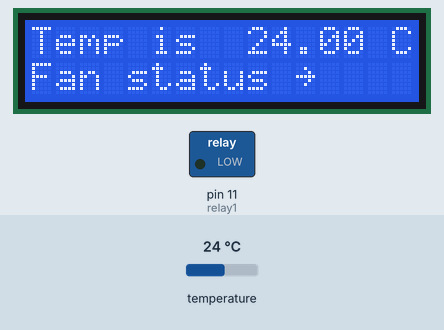
This sketch was run on a simulated Arduino Uno, built with avr-gcc and run on an emulated ATmega328P. Shown: 16×2 character LCD, switched loads named in the sketch (green lamp = pin HIGH). Inputs (shaded band) come from the test bench; at power-on: temperature 24 °C. What the sketch prints to the serial monitor is not drawn.

Above: at 1.3 s.
1.4 s: temperature set to 20.8 °C
At 3.8 s:
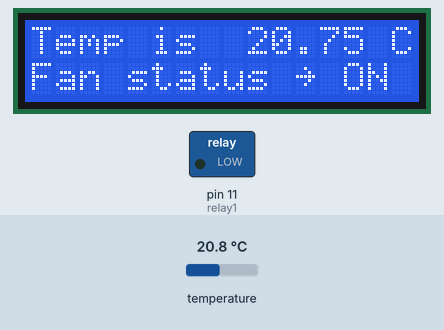
4.1 s: temperature set to 19.1 °C
At 6.5 s:
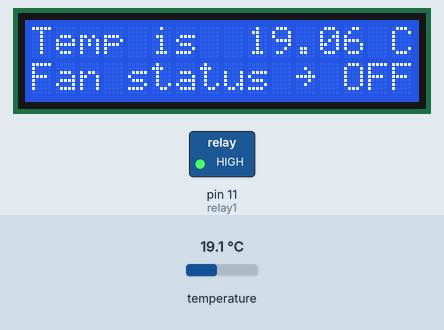
6.9 s: temperature set to 12 °C
At 8.9 s:
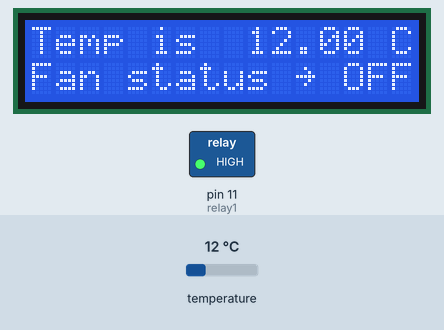
Timing chart, 0 to 10.4 s (numbered marks = the images above; inputs shaded):
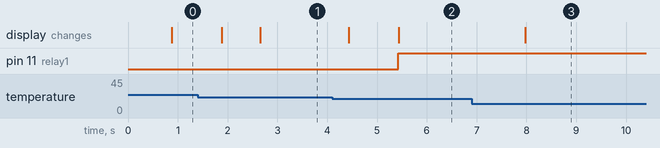

The sketch:

1820fan.ino
```cpp
#include <OneWire.h>
#include <DallasTemperature.h>
#include <LiquidCrystal_I2C.h>

#define ONE_WIRE_BUS 4

LiquidCrystal_I2C lcd(0x27, 2,1,0,4,5,6,7,3,POSITIVE);
OneWire oneWire(ONE_WIRE_BUS);
DallasTemperature sensors(&oneWire);
int relay1 = 11;


void setup() {
  pinMode(relay1, OUTPUT);
  Serial.begin(9600);
  lcd.begin(16,2);
  lcd.clear();
  lcd.print("Temp is        C");
  lcd.setCursor ( 0, 1 );
  lcd.print("Fan status ~");
  sensors.begin();
}

void loop() {
   sensors.requestTemperatures();
   float tmp = sensors.getTempCByIndex(0);
   Serial.print("Temperature is: ");
   lcd.setCursor ( 9, 0 );
   lcd.print(tmp);
   lcd.setCursor ( 13, 1 );
   Serial.println(tmp);
   delay(1000);
   if(tmp >= 20){
    digitalWrite(relay1,LOW);
    lcd.print("ON  ");
   }
   else{
    digitalWrite(relay1,HIGH);
    lcd.print("OFF");
   }
}
```

Measured:
- the behaviour switches between 20 and 19.9 °C on temperature (found by bisection; images 1 and 2)
- after the input at 1.4 s, the display: first differs from a run without the input after 1.3 s (image 1)
- after the input at 4.1 s, pin 11 (relay1): LOW → HIGH after 1.3 s; the display: first changes after 0.33 s (image 2 shows a later state)
- after the input at 6.9 s, the display: changes after 1.1 s (image 3)
